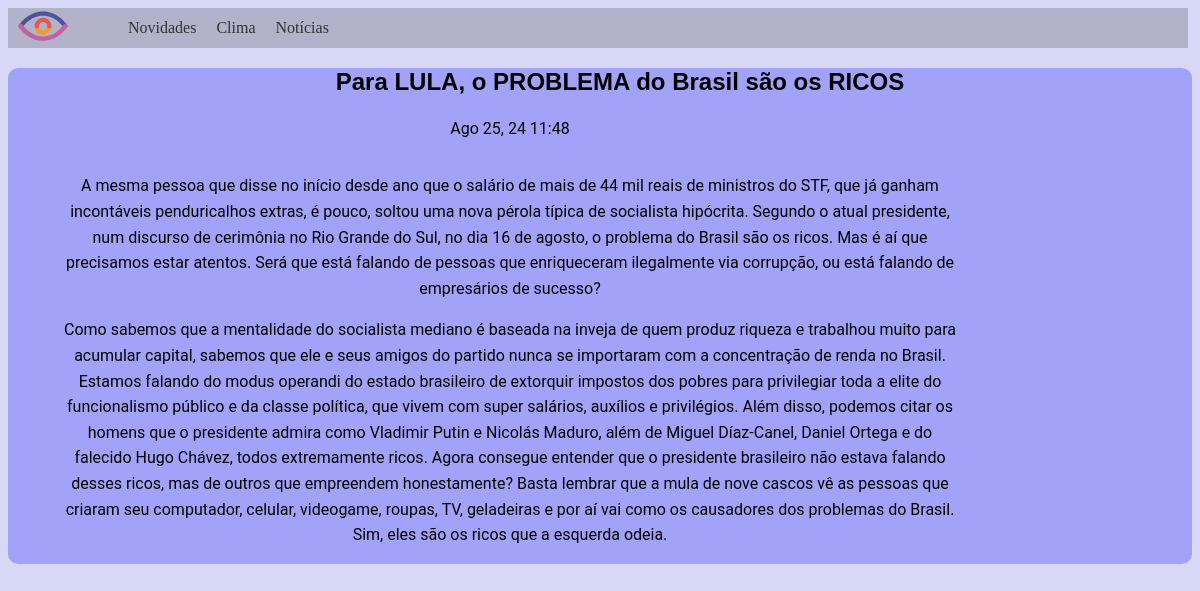
Page /artigos/4/ on the committed database.
### noticias/models.py (models this page shows, shortened)
class Titulo(models.Model):
    text = models.CharField(max_length=200)
    date_added = models.DateTimeField(auto_now_add=True)
    def __str__(self):
        return self.text

class Corpo(models.Model):
    topic = models.ForeignKey(Titulo, on_delete=models.CASCADE)
    text = models.TextField()
    date_added = models.DateTimeField(auto_now_add=True)
    class Meta:
        verbose_name_plural = 'Artigos'

### noticias/views.py (the view)
# urls.py: path('artigos/<int:titulo_id>/', views.corpo, name='article'),
def corpo(request, titulo_id):
    titulo = get_object_or_404(Titulo, id=titulo_id)
    corpos = titulo.corpo_set.order_by('-date_added')
    context = {'titulo': titulo, 'corpos': corpos}
    return render(request, 'noticias/artigos.html', context)

### noticias/templates/noticias/artigos.html (shortened to what this page needs)
<!DOCTYPE html>
<html lang="pt-BR">
<head>
    <link rel="stylesheet" href="/static/css/style.css">
</head>
<body>
    {% extends "noticias/base.html" %}
    {% block content %}
    <section class="artigo">
        <ul>
            <h2>{{ titulo }}</h2>
                {% for corpo in corpos %}
                    <p>{{ corpo.date_added | date:'M d, y H:i'}}</p>
                    <p>{{ corpo.text | linebreaks }}</p>
                {% endfor %}
        </ul>
    </section>
    {% endblock content %}

### static/css/style.css (style rules this page uses)
body { background-color: hsla(239, 60%, 70%, 0.322); }
.artigo h2 { text-align: center; color: black; font-family: 'Franklin Gothic Medium', 'Arial Narrow', Arial, sans-serif; }
.artigo p { display: flex; font-family: Roboto, sans-serif; font-size: 16px; font-weight: 400; justify-content: center; line-height: 25.6px; margin-left: 0px; margin-right: 0px; padding-left: 12px; padding-right: 12px; text-align: center; text-size-adjust: 100%; unicode-bidi: isolate; width: 900px; }
.artigo { padding: auto; background-color: rgba(0, 0, 255, 0.247); border-radius: 10px; }

### rows in the picture
Titulo: text "Para LULA, o PROBLEMA do Brasil são os RICOS"
Corpo: date_added "Ago 25, 24 11:48", text "A mesma pessoa que disse no início desde ano que o salário de mais de 44 mil reais de ministros do STF, que já ganham incontáveis penduricalhos extras, é pouco, soltou uma nova pérola típica de socialista hipócrita. Segundo o atual presidente, num discurso de cerimônia no Rio Grande do Sul, no dia 16 de agosto, o problema do Brasil são os ricos. Mas é aí que precisamos estar atentos. Será que está falando de pessoas que enriqueceram ilegalmente via corrupção, ou está falando de empresários de sucesso? Como sabemos que a mentalidade do socialista mediano é baseada na inveja de quem produz riqueza e trabalhou muito para acumular capital, sabemos que ele e seus amigos do partido nunca se…"
